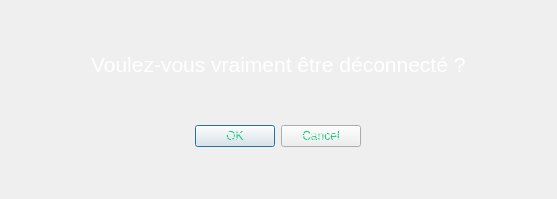
<?xml version="1.0" encoding="UTF-8"?>
<ui version="4.0">
 <class>DeconexionWidget</class>
 <widget class="QWidget" name="DeconexionWidget">
  <property name="geometry">
   <rect>
    <x>0</x>
    <y>0</y>
    <width>557</width>
    <height>199</height>
   </rect>
  </property>
  <property name="windowTitle">
   <string>Form</string>
  </property>
  <property name="styleSheet">
   <string notr="true">background-image: url(:/wallpaper/UI/Resources/cropped-1920-1080-521477.jpg);
font: 75 oblique 11pt &quot;Tlwg Typist&quot;;</string>
  </property>
  <layout class="QVBoxLayout" name="verticalLayout_3">
   <item>
    <layout class="QVBoxLayout" name="verticalLayout">
     <item>
      <spacer name="verticalSpacer">
       <property name="orientation">
        <enum>Qt::Vertical</enum>
       </property>
       <property name="sizeHint" stdset="0">
        <size>
         <width>20</width>
         <height>40</height>
        </size>
       </property>
      </spacer>
     </item>
     <item alignment="Qt::AlignHCenter">
      <widget class="QLabel" name="Message_DeconnexionLabel">
       <property name="text">
        <string>&lt;html&gt;&lt;head/&gt;&lt;body&gt;&lt;p&gt;&lt;span style=&quot; font-size:16pt; color:#ffffff;&quot;&gt;Voulez-vous vraiment être déconnecté ?&lt;/span&gt;&lt;/p&gt;&lt;/body&gt;&lt;/html&gt;</string>
       </property>
      </widget>
     </item>
     <item>
      <spacer name="verticalSpacer_2">
       <property name="orientation">
        <enum>Qt::Vertical</enum>
       </property>
       <property name="sizeHint" stdset="0">
        <size>
         <width>20</width>
         <height>40</height>
        </size>
       </property>
      </spacer>
     </item>
     <item alignment="Qt::AlignHCenter">
      <widget class="QDialogButtonBox" name="choice_deconnexionButtonBox">
       <property name="styleSheet">
        <string notr="true">color: qradialgradient(spread:repeat, cx:0.43, cy:0.739, radius:0.5, fx:0.286, fy:0.358, stop:0.402985 rgba(18, 196, 125, 255), stop:1 rgba(255, 255, 255, 255));</string>
       </property>
       <property name="standardButtons">
        <set>QDialogButtonBox::Cancel|QDialogButtonBox::Ok</set>
       </property>
      </widget>
     </item>
     <item>
      <spacer name="verticalSpacer_3">
       <property name="orientation">
        <enum>Qt::Vertical</enum>
       </property>
       <property name="sizeHint" stdset="0">
        <size>
         <width>20</width>
         <height>40</height>
        </size>
       </property>
      </spacer>
     </item>
    </layout>
   </item>
  </layout>
 </widget>
 <resources>
  <include location="../images_widget.qrc"/>
 </resources>
 <connections/>
</ui>
